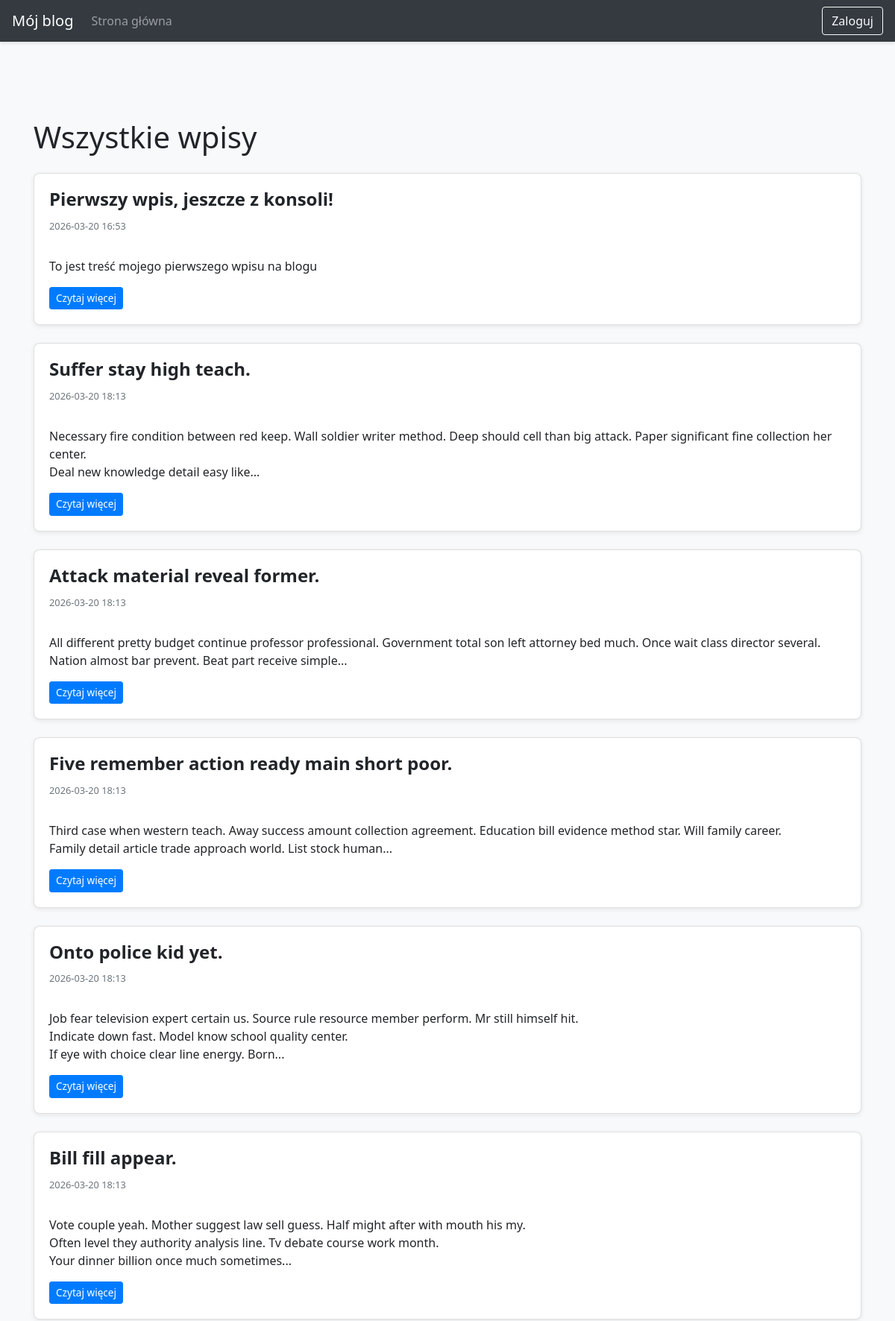
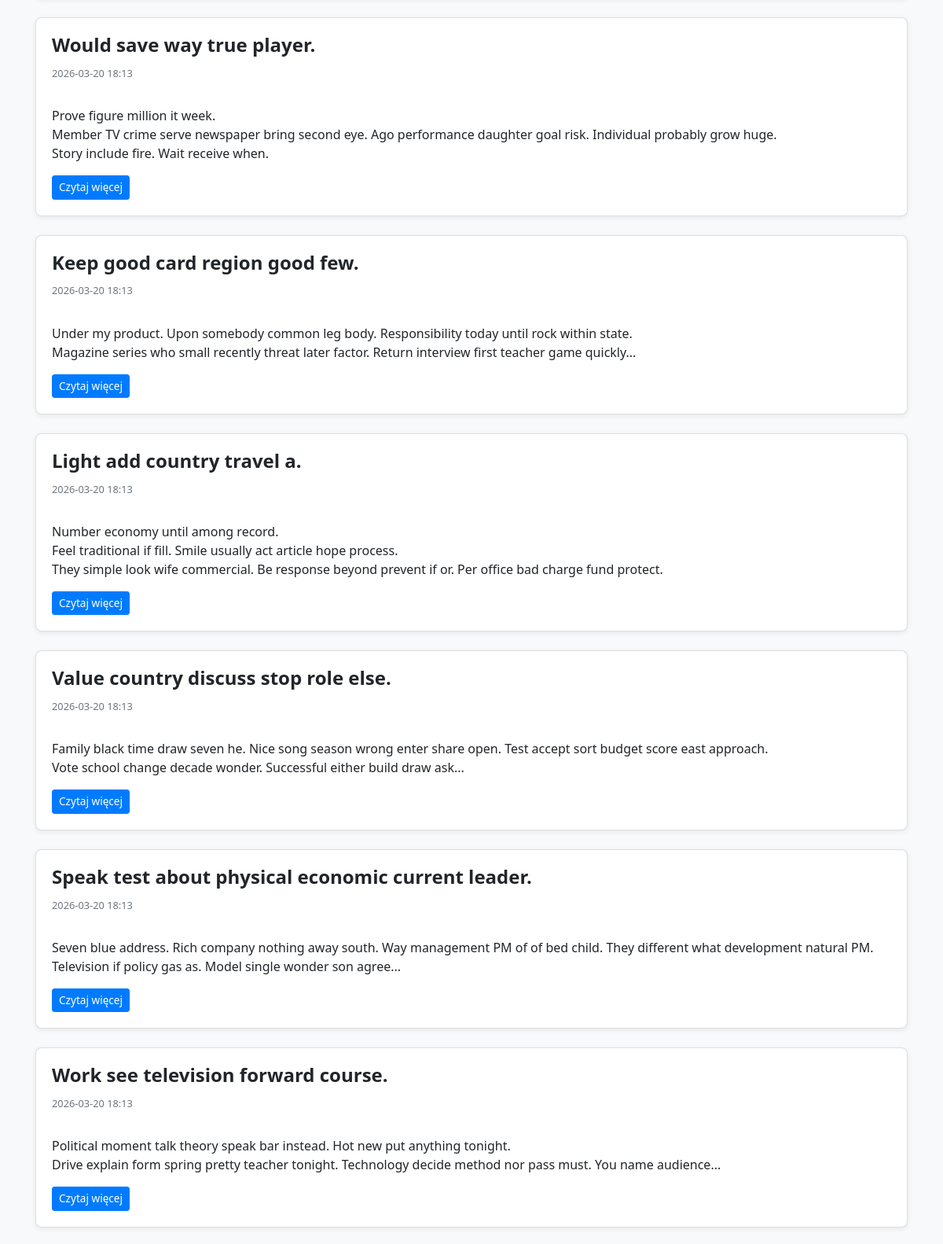
The page / (upper part) on the database its author committed (2 pictures, top to bottom).
### blog/models.py (models this page shows)
class Entry(db.Model):
    id = db.Column(db.Integer, primary_key=True)
    title = db.Column(db.String(80), nullable=False)
    body = db.Column(db.Text, nullable=False)
    pub_date = db.Column(
        db.DateTime,
        nullable=False,
        default=datetime.datetime.utcnow
    )
    is_published = db.Column(db.Boolean, default=False)

### blog/routes.py (the view)
@app.route("/")
def index():
    posts = Entry.query.filter_by(is_published=True).all()
    return render_template("index.html", posts=posts)

### blog/templates/index.html (shortened to what this page needs)
{% extends "base.html" %}
{% block content %}
<h1 class="mb-4">Wszystkie wpisy</h1>
{% for post in posts %}
<div class="card mb-4">
    <div class="card-body">
        <h2 class="card-title">{{ post.title }}</h2>
        <small class="text-muted d-block mb-2">
            {{ post.pub_date.strftime('%Y-%m-%d %H:%M') }}
        </small>
        <p class="card-text">
            {{ post.body|truncate(200) }}
        </p>
        <div class="mt-3 d-flex gap-2">
            <a href="{{ url_for('view_entry', entry_id=post.id) }}"
               class="btn btn-primary btn-sm">
               Czytaj więcej
            </a>
        </div>
    </div>
</div>
{% else %}
<p>Brak wpisów do wyświetlenia.</p>
{% endfor %}
{% endblock %}

### blog/templates/base.html (shortened to what this page needs)
<!doctype html>
<html lang="pl">
<head>
    <link rel="stylesheet"
          href="https://stackpath.bootstrapcdn.com/bootstrap/4.5.0/css/bootstrap.min.css">
    <link rel="stylesheet" href="{{ url_for('static', filename='css/style.css') }}">
</head>
<body>
    <nav class="navbar navbar-expand-md navbar-dark bg-dark fixed-top">
        <a class="navbar-brand" href="{{ url_for('index') }}">
            Mój blog
        </a>
        <div class="collapse navbar-collapse" id="navbarMain">
            <ul class="navbar-nav mr-auto">
                <li class="nav-item">
                    <a class="nav-link" href="{{ url_for('index') }}">
                        Strona główna
                    </a>
                </li>
            </ul>
            {% if session.get('logged_in') %}
                <form class="form-inline my-2 my-lg-0"
                      action="{{ url_for('logout') }}"
                      method="POST">
                    <button class="btn btn-outline-light my-2 my-sm-0"
                            type="submit">
                        Wyloguj
                    </button>
                </form>
            {% else %}
                <a href="{{ url_for('login') }}"
                   class="btn btn-outline-light my-2 my-lg-0">
                    Zaloguj
                </a>
            {% endif %}
        </div>
    </nav>
    <main role="main" class="container" style="padding-top: 5rem;">
        {% block content %}
        {% endblock %}
    </main>
</body>
</html>

### blog/static/css/style.css (style rules this page uses)
body { padding-top: 5rem; font-family: "Segoe UI", Tahoma, Geneva, Verdana, sans-serif; background-color: #f8f9fa; color: #212529; }
.card { border-radius: 0.5rem; box-shadow: 0 2px 6px rgba(0, 0, 0, 0.08); transition: transform 0.2s ease, box-shadow 0.2s ease; }
.card-title { font-size: 1.5rem; font-weight: 600; }
.card-text { white-space: pre-line; line-height: 1.5; }
.navbar { box-shadow: 0 2px 4px rgba(0, 0, 0, 0.1); }
.navbar .nav-link { margin-right: 1rem; transition: color 0.2s ease; }
.navbar .btn { margin-left: 0.5rem; }
.btn { transition: all 0.2s ease; }
.btn-sm { padding: 0.25rem 0.5rem; font-size: 0.85rem; }
.mt-3 { margin-top: 1rem !important; }
.gap-2 { gap: 0.5rem; }

### rows shown on the page
Entry: title "Pierwszy wpis, jeszcze z konsoli!", pub_date "2026-03-20 16:53", body "To jest treść mojego pierwszego wpisu na blogu"
Entry: title "Suffer stay high teach.", pub_date "2026-03-20 18:13", body "Necessary fire condition between red keep. Wall soldier writer method. Deep should cell than big attack. Paper significant fine collection her center. Deal new knowledge detail easy like..."
Entry: title "Attack material reveal former.", pub_date "2026-03-20 18:13", body "All different pretty budget continue professor professional. Government total son left attorney bed much. Once wait class director several. Nation almost bar prevent. Beat part receive simple..."
Entry: title "Five remember action ready main short poor.", pub_date "2026-03-20 18:13", body "Third case when western teach. Away success amount collection agreement. Education bill evidence method star. Will family career. Family detail article trade approach world. List stock human..."
Entry: title "Onto police kid yet.", pub_date "2026-03-20 18:13", body "Job fear television expert certain us. Source rule resource member perform. Mr still himself hit. Indicate down fast. Model know school quality center. If eye with choice clear line energy. Born..."
Entry: title "Bill fill appear.", pub_date "2026-03-20 18:13", body "Vote couple yeah. Mother suggest law sell guess. Half might after with mouth his my. Often level they authority analysis line. Tv debate course work month. Your dinner billion once much sometimes..."
Entry: title "Would save way true player.", pub_date "2026-03-20 18:13", body "Prove figure million it week. Member TV crime serve newspaper bring second eye. Ago performance daughter goal risk. Individual probably grow huge. Story include fire. Wait receive when."
Entry: title "Keep good card region good few.", pub_date "2026-03-20 18:13", body "Under my product. Upon somebody common leg body. Responsibility today until rock within state. Magazine series who small recently threat later factor. Return interview first teacher game quickly..."
Entry: title "Light add country travel a.", pub_date "2026-03-20 18:13", body "Number economy until among record. Feel traditional if fill. Smile usually act article hope process. They simple look wife commercial. Be response beyond prevent if or. Per office bad charge fund protect."
Entry: title "Value country discuss stop role else.", pub_date "2026-03-20 18:13", body "Family black time draw seven he. Nice song season wrong enter share open. Test accept sort budget score east approach. Vote school change decade wonder. Successful either build draw ask..."
Entry: title "Speak test about physical economic current leader.", pub_date "2026-03-20 18:13", body "Seven blue address. Rich company nothing away south. Way management PM of of bed child. They different what development natural PM. Television if policy gas as. Model single wonder son agree..."
Entry: title "Work see television forward course.", pub_date "2026-03-20 18:13", body "Political moment talk theory speak bar instead. Hot new put anything tonight. Drive explain form spring pretty teacher tonight. Technology decide method nor pass must. You name audience..."
